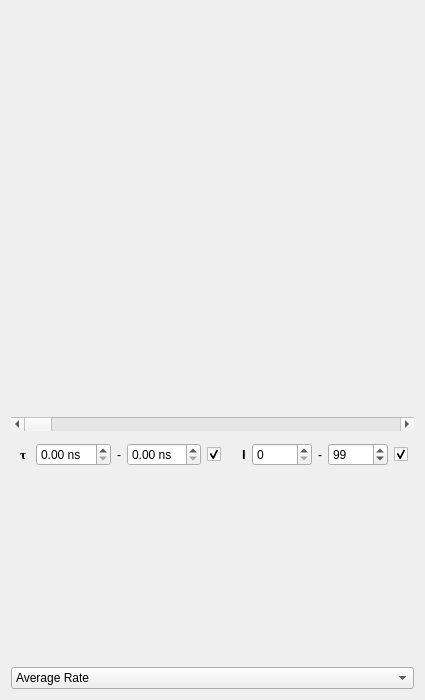
<?xml version="1.0" encoding="UTF-8"?>
<ui version="4.0">
 <class>LifetimeDisplayWidget</class>
 <widget class="QWidget" name="LifetimeDisplayWidget">
  <property name="geometry">
   <rect>
    <x>0</x>
    <y>0</y>
    <width>425</width>
    <height>700</height>
   </rect>
  </property>
  <property name="minimumSize">
   <size>
    <width>0</width>
    <height>700</height>
   </size>
  </property>
  <property name="windowTitle">
   <string>Lifetime Display</string>
  </property>
  <layout class="QVBoxLayout" name="verticalLayout_4">
   <item>
    <widget class="ImageRenderWidget" name="lifetime_image_widget" native="true">
     <property name="sizePolicy">
      <sizepolicy hsizetype="Expanding" vsizetype="Preferred">
       <horstretch>0</horstretch>
       <verstretch>0</verstretch>
      </sizepolicy>
     </property>
     <property name="minimumSize">
      <size>
       <width>400</width>
       <height>400</height>
      </size>
     </property>
    </widget>
   </item>
   <item>
    <widget class="QScrollBar" name="z_scroll">
     <property name="pageStep">
      <number>1</number>
     </property>
     <property name="orientation">
      <enum>Qt::Horizontal</enum>
     </property>
    </widget>
   </item>
   <item>
    <widget class="QFrame" name="frame_2">
     <property name="frameShape">
      <enum>QFrame::NoFrame</enum>
     </property>
     <property name="frameShadow">
      <enum>QFrame::Raised</enum>
     </property>
     <layout class="QHBoxLayout" name="horizontalLayout_5">
      <property name="spacing">
       <number>6</number>
      </property>
      <property name="topMargin">
       <number>6</number>
      </property>
      <property name="rightMargin">
       <number>6</number>
      </property>
      <property name="bottomMargin">
       <number>6</number>
      </property>
      <item>
       <widget class="QLabel" name="label_3">
        <property name="font">
         <font>
          <family>Times New Roman</family>
          <pointsize>10</pointsize>
          <weight>75</weight>
          <bold>true</bold>
         </font>
        </property>
        <property name="text">
         <string>τ </string>
        </property>
       </widget>
      </item>
      <item>
       <widget class="QDoubleSpinBox" name="tau_min_spin">
        <property name="minimumSize">
         <size>
          <width>60</width>
          <height>0</height>
         </size>
        </property>
        <property name="toolTip">
         <string>&lt;html&gt;&lt;head/&gt;&lt;body&gt;&lt;p&gt;Lower mean arrival time limit&lt;/p&gt;&lt;/body&gt;&lt;/html&gt;</string>
        </property>
        <property name="suffix">
         <string> ns</string>
        </property>
        <property name="maximum">
         <double>1000000.000000000000000</double>
        </property>
        <property name="singleStep">
         <double>0.250000000000000</double>
        </property>
       </widget>
      </item>
      <item>
       <widget class="QLabel" name="label">
        <property name="text">
         <string>-</string>
        </property>
       </widget>
      </item>
      <item>
       <widget class="QDoubleSpinBox" name="tau_max_spin">
        <property name="minimumSize">
         <size>
          <width>60</width>
          <height>0</height>
         </size>
        </property>
        <property name="toolTip">
         <string>&lt;html&gt;&lt;head/&gt;&lt;body&gt;&lt;p&gt;Upper mean arrival time limit&lt;/p&gt;&lt;/body&gt;&lt;/html&gt;</string>
        </property>
        <property name="suffix">
         <string> ns</string>
        </property>
        <property name="maximum">
         <double>100000.000000000000000</double>
        </property>
        <property name="singleStep">
         <double>0.250000000000000</double>
        </property>
       </widget>
      </item>
      <item>
       <widget class="QCheckBox" name="tau_auto_check">
        <property name="toolTip">
         <string>&lt;html&gt;&lt;head/&gt;&lt;body&gt;&lt;p&gt;Set limits automatically based on data&lt;/p&gt;&lt;/body&gt;&lt;/html&gt;</string>
        </property>
        <property name="text">
         <string/>
        </property>
        <property name="checked">
         <bool>true</bool>
        </property>
       </widget>
      </item>
      <item>
       <spacer name="horizontalSpacer">
        <property name="orientation">
         <enum>Qt::Horizontal</enum>
        </property>
        <property name="sizeHint" stdset="0">
         <size>
          <width>40</width>
          <height>20</height>
         </size>
        </property>
       </spacer>
      </item>
      <item>
       <widget class="QLabel" name="label_4">
        <property name="font">
         <font>
          <pointsize>10</pointsize>
          <weight>75</weight>
          <bold>true</bold>
         </font>
        </property>
        <property name="text">
         <string>I</string>
        </property>
       </widget>
      </item>
      <item>
       <widget class="QSpinBox" name="intensity_min_spin">
        <property name="minimumSize">
         <size>
          <width>60</width>
          <height>0</height>
         </size>
        </property>
        <property name="toolTip">
         <string>&lt;html&gt;&lt;head/&gt;&lt;body&gt;&lt;p&gt;Lower intensity limit for display&lt;/p&gt;&lt;/body&gt;&lt;/html&gt;</string>
        </property>
        <property name="maximum">
         <number>100000000</number>
        </property>
       </widget>
      </item>
      <item>
       <widget class="QLabel" name="label_2">
        <property name="text">
         <string>-</string>
        </property>
       </widget>
      </item>
      <item>
       <widget class="QSpinBox" name="intensity_max_spin">
        <property name="minimumSize">
         <size>
          <width>60</width>
          <height>0</height>
         </size>
        </property>
        <property name="toolTip">
         <string>&lt;html&gt;&lt;head/&gt;&lt;body&gt;&lt;p&gt;Upper intensity limit for display&lt;/p&gt;&lt;/body&gt;&lt;/html&gt;</string>
        </property>
        <property name="maximum">
         <number>100000000</number>
        </property>
        <property name="value">
         <number>99</number>
        </property>
       </widget>
      </item>
      <item>
       <widget class="QCheckBox" name="intensity_auto_check">
        <property name="toolTip">
         <string>&lt;html&gt;&lt;head/&gt;&lt;body&gt;&lt;p&gt;Set limits automatically based on data&lt;/p&gt;&lt;/body&gt;&lt;/html&gt;</string>
        </property>
        <property name="text">
         <string/>
        </property>
        <property name="checked">
         <bool>true</bool>
        </property>
       </widget>
      </item>
     </layout>
    </widget>
   </item>
   <item>
    <widget class="QCustomPlot" name="decay_plot" native="true">
     <property name="sizePolicy">
      <sizepolicy hsizetype="Preferred" vsizetype="Expanding">
       <horstretch>0</horstretch>
       <verstretch>0</verstretch>
      </sizepolicy>
     </property>
     <property name="minimumSize">
      <size>
       <width>0</width>
       <height>150</height>
      </size>
     </property>
    </widget>
   </item>
   <item>
    <widget class="QFrame" name="frame">
     <property name="frameShape">
      <enum>QFrame::NoFrame</enum>
     </property>
     <property name="frameShadow">
      <enum>QFrame::Raised</enum>
     </property>
     <layout class="QHBoxLayout" name="horizontalLayout_4" stretch="1,0">
      <property name="leftMargin">
       <number>0</number>
      </property>
      <property name="topMargin">
       <number>0</number>
      </property>
      <property name="rightMargin">
       <number>0</number>
      </property>
      <property name="bottomMargin">
       <number>0</number>
      </property>
      <item>
       <layout class="QHBoxLayout" name="count_rate_layout">
        <property name="rightMargin">
         <number>0</number>
        </property>
        <property name="bottomMargin">
         <number>0</number>
        </property>
       </layout>
      </item>
      <item>
       <widget class="QComboBox" name="rate_type_combo">
        <property name="minimumSize">
         <size>
          <width>100</width>
          <height>0</height>
         </size>
        </property>
        <item>
         <property name="text">
          <string>Average Rate</string>
         </property>
        </item>
        <item>
         <property name="text">
          <string>Instantaneous Max</string>
         </property>
        </item>
       </widget>
      </item>
     </layout>
    </widget>
   </item>
  </layout>
 </widget>
 <customwidgets>
  <customwidget>
   <class>QCustomPlot</class>
   <extends>QWidget</extends>
   <header>qcustomplot.h</header>
   <container>1</container>
  </customwidget>
  <customwidget>
   <class>ImageRenderWidget</class>
   <extends>QWidget</extends>
   <header>ImageRenderWidget.h</header>
   <container>1</container>
  </customwidget>
 </customwidgets>
 <resources/>
 <connections/>
</ui>
